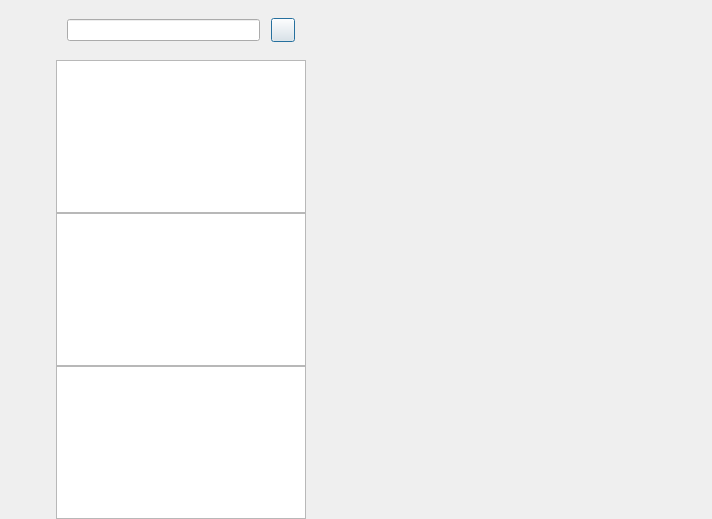
<?xml version="1.0" encoding="UTF-8"?>
<ui version="4.0">
 <class>ChatDialog</class>
 <widget class="QDialog" name="ChatDialog">
  <property name="geometry">
   <rect>
    <x>0</x>
    <y>0</y>
    <width>712</width>
    <height>519</height>
   </rect>
  </property>
  <property name="windowTitle">
   <string>ChatDialog</string>
  </property>
  <layout class="QHBoxLayout" name="horizontalLayout">
   <property name="spacing">
    <number>0</number>
   </property>
   <property name="leftMargin">
    <number>0</number>
   </property>
   <property name="topMargin">
    <number>0</number>
   </property>
   <property name="rightMargin">
    <number>0</number>
   </property>
   <property name="bottomMargin">
    <number>0</number>
   </property>
   <item>
    <widget class="QWidget" name="sideBar" native="true">
     <property name="sizePolicy">
      <sizepolicy hsizetype="Fixed" vsizetype="Expanding">
       <horstretch>0</horstretch>
       <verstretch>0</verstretch>
      </sizepolicy>
     </property>
     <property name="minimumSize">
      <size>
       <width>56</width>
       <height>0</height>
      </size>
     </property>
     <property name="maximumSize">
      <size>
       <width>56</width>
       <height>16777215</height>
      </size>
     </property>
     <layout class="QVBoxLayout" name="verticalLayout">
      <property name="spacing">
       <number>7</number>
      </property>
      <property name="leftMargin">
       <number>10</number>
      </property>
      <property name="topMargin">
       <number>30</number>
      </property>
      <property name="rightMargin">
       <number>0</number>
      </property>
      <property name="bottomMargin">
       <number>0</number>
      </property>
      <item>
       <widget class="QWidget" name="widget" native="true">
        <property name="minimumSize">
         <size>
          <width>0</width>
          <height>0</height>
         </size>
        </property>
        <layout class="QVBoxLayout" name="verticalLayout_3">
         <property name="spacing">
          <number>30</number>
         </property>
         <property name="leftMargin">
          <number>0</number>
         </property>
         <property name="topMargin">
          <number>0</number>
         </property>
         <property name="rightMargin">
          <number>0</number>
         </property>
         <property name="bottomMargin">
          <number>0</number>
         </property>
         <item>
          <widget class="QLabel" name="headLabel">
           <property name="minimumSize">
            <size>
             <width>30</width>
             <height>30</height>
            </size>
           </property>
           <property name="maximumSize">
            <size>
             <width>30</width>
             <height>30</height>
            </size>
           </property>
           <property name="text">
            <string/>
           </property>
          </widget>
         </item>
         <item>
          <widget class="StateWidget" name="chatWid" native="true">
           <property name="minimumSize">
            <size>
             <width>30</width>
             <height>30</height>
            </size>
           </property>
           <property name="maximumSize">
            <size>
             <width>30</width>
             <height>30</height>
            </size>
           </property>
          </widget>
         </item>
         <item>
          <widget class="StateWidget" name="contactWid" native="true">
           <property name="minimumSize">
            <size>
             <width>30</width>
             <height>30</height>
            </size>
           </property>
           <property name="maximumSize">
            <size>
             <width>30</width>
             <height>30</height>
            </size>
           </property>
          </widget>
         </item>
        </layout>
       </widget>
      </item>
      <item>
       <spacer name="verticalSpacer">
        <property name="orientation">
         <enum>Qt::Orientation::Vertical</enum>
        </property>
        <property name="sizeHint" stdset="0">
         <size>
          <width>20</width>
          <height>40</height>
         </size>
        </property>
       </spacer>
      </item>
     </layout>
    </widget>
   </item>
   <item>
    <widget class="QWidget" name="userWid" native="true">
     <property name="maximumSize">
      <size>
       <width>250</width>
       <height>16777215</height>
      </size>
     </property>
     <layout class="QVBoxLayout" name="verticalLayout_2">
      <property name="spacing">
       <number>0</number>
      </property>
      <property name="leftMargin">
       <number>0</number>
      </property>
      <property name="topMargin">
       <number>0</number>
      </property>
      <property name="rightMargin">
       <number>0</number>
      </property>
      <property name="bottomMargin">
       <number>0</number>
      </property>
      <item>
       <widget class="QWidget" name="searchWid" native="true">
        <property name="sizePolicy">
         <sizepolicy hsizetype="Preferred" vsizetype="Preferred">
          <horstretch>0</horstretch>
          <verstretch>0</verstretch>
         </sizepolicy>
        </property>
        <property name="minimumSize">
         <size>
          <width>0</width>
          <height>60</height>
         </size>
        </property>
        <property name="maximumSize">
         <size>
          <width>16777215</width>
          <height>60</height>
         </size>
        </property>
        <layout class="QHBoxLayout" name="horizontalLayout_2">
         <item>
          <widget class="CustomizeEdit" name="searchEdit"/>
         </item>
         <item>
          <spacer name="horizontalSpacer">
           <property name="orientation">
            <enum>Qt::Orientation::Horizontal</enum>
           </property>
           <property name="sizeType">
            <enum>QSizePolicy::Policy::Fixed</enum>
           </property>
           <property name="sizeHint" stdset="0">
            <size>
             <width>5</width>
             <height>20</height>
            </size>
           </property>
          </spacer>
         </item>
         <item>
          <widget class="ClickedBtn" name="addBtn">
           <property name="minimumSize">
            <size>
             <width>24</width>
             <height>24</height>
            </size>
           </property>
           <property name="maximumSize">
            <size>
             <width>24</width>
             <height>24</height>
            </size>
           </property>
           <property name="text">
            <string/>
           </property>
          </widget>
         </item>
        </layout>
       </widget>
      </item>
      <item>
       <widget class="ChatUserList" name="userList"/>
      </item>
      <item>
       <widget class="SearchList" name="searchList"/>
      </item>
      <item>
       <widget class="QListWidget" name="conUserList"/>
      </item>
     </layout>
    </widget>
   </item>
   <item>
    <widget class="QStackedWidget" name="stackedWidget">
     <widget class="ChatPage" name="chatPage"/>
     <widget class="QWidget" name="friendApplyPage"/>
    </widget>
   </item>
  </layout>
 </widget>
 <layoutdefault spacing="6" margin="11"/>
 <customwidgets>
  <customwidget>
   <class>StateWidget</class>
   <extends>QWidget</extends>
   <header location="global">statewidget.h</header>
   <container>1</container>
  </customwidget>
  <customwidget>
   <class>SearchList</class>
   <extends>QListWidget</extends>
   <header location="global">searchlist.h</header>
  </customwidget>
  <customwidget>
   <class>CustomizeEdit</class>
   <extends>QLineEdit</extends>
   <header location="global">customizeedit.h</header>
  </customwidget>
  <customwidget>
   <class>ClickedBtn</class>
   <extends>QPushButton</extends>
   <header location="global">clickedbtn.h</header>
  </customwidget>
  <customwidget>
   <class>ChatUserList</class>
   <extends>QListWidget</extends>
   <header location="global">chatuserlist.h</header>
  </customwidget>
  <customwidget>
   <class>ChatPage</class>
   <extends>QWidget</extends>
   <header location="global">chatpage.h</header>
   <container>1</container>
  </customwidget>
 </customwidgets>
 <resources/>
 <connections/>
</ui>
